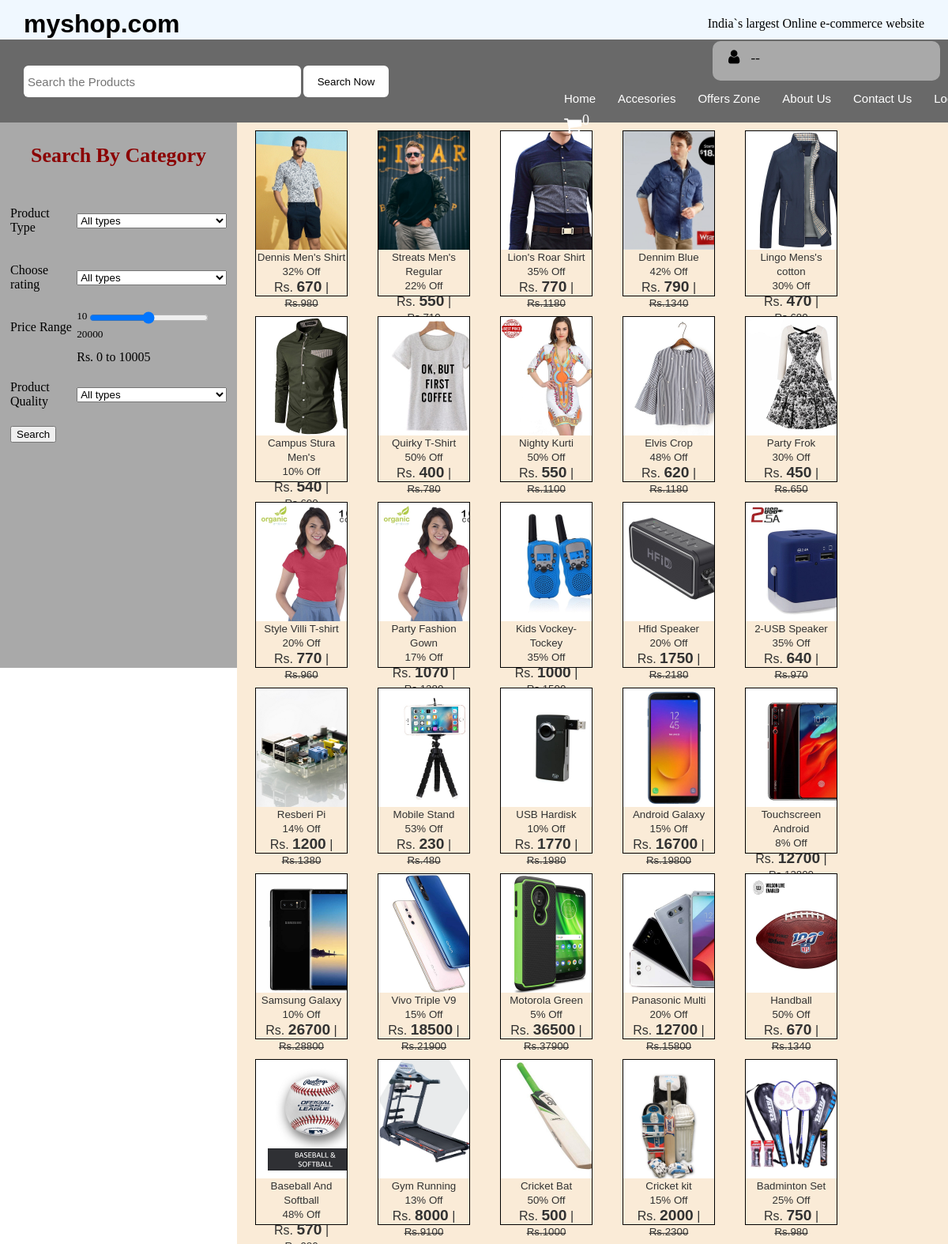
The page / (upper part) on the database its author committed.
### tables this page shows
CREATE TABLE `productinfo` (
  `pid` varchar(10) NOT NULL,
  `pname` varchar(100) NOT NULL,
  `pmrp` float NOT NULL,
  `pprice` float NOT NULL,
  `psave` float NOT NULL,
  `off` int(5) NOT NULL,
  `pavailable` varchar(50) NOT NULL,
  `pla` varchar(300) NOT NULL,
  `plb` varchar(300) NOT NULL,
  `plc` varchar(300) NOT NULL,
  `pld` varchar(300) NOT NULL,
  `ple` varchar(300) NOT NULL,
  `pdesc` varchar(1000) NOT NULL,
  `pimgadd` varchar(50) NOT NULL
);

### index.php (the view, shortened to what this page needs)
<?php
if(!isset($_SESSION['emailadd']))
{
    $mysession= " Empty";
}
else
{
    $mysession = $_SESSION['emailadd'];
}
    $mysession = $mysession;
    $db = mysqli_connect("localhost", "root", "", "myshopdb");
    $sql = "SELECT * FROM logininfo WHERE emailadd='$mysession'";
    $records = mysqli_query($db, $sql);
    $details = mysqli_fetch_assoc($records);
?>
<!DOCTYPE html>
<html>
<head>
<link rel="stylesheet" href="css.css">
<link rel="stylesheet" href="css2.css">
<link rel="stylesheet" href="https://cdnjs.cloudflare.com/ajax/libs/font-awesome/4.7.0/css/font-awesome.min.css">
</head>
<body>
<div id="outer-box">
<header>
<h1 id="brand-name">myshop.com</h1>
<p id="tag-lines">India`s largest Online e-commerce website</p>
</header>
<div id="white-space-header"></div>
<nav>
<div id="left-nav">
    <form method="post" action="search.php">
<input type="search" name="searchval" id="search-box" placeholder="Search the Products"/>
<input type="submit" name="search" value="Search Now" id="search-btn"/>
    </form>
</div>
<div id="right-nav">
<div id="right-nav-upper1">
    <i class="fa fa-user" style="font-size:20px; margin-right:10px; margin-left:10px;"></i>
    <?php echo $details['uname']; ?> -- <?php echo $details['emailadd']; ?>
</div>
<div id="menu">
 <ul>
    <li><a href="index.php">Home</a></li>
    <li><a href="access.php">Accesories</a></li>
    <li><a href="offer.php">Offers Zone</a></li>
    <li><a href="about.php">About Us</a></li>
    <li><a href="fcontact.php">Contact Us</a></li>
    <li><a href="logout.php">Logout</a></li>
    <li><a href="cart.php"><i class="fa fa-shopping-cart" style="font-size:24px"><sup><span id="cartno">0</span></sup></i></a></li>
 </ul>
</div>
</div>
</nav>
<div id="white-space-nav"></div>
<div id="side-fix-div">
<div id="search-by-category-div">
<h1 id="search-by-category">Search By Category</h1>
</div>
<div id="search-by-category-div2">
<form method="post" action="searchcat.php">
<table width="100%" height="300px">
<tr>
<td><p id="product-type">Product Type</p></td>
<td id="tdtwo">
<select id="td2length" name="pcat">
<option value="All">All types</option>
</select>
</td>
</tr>
<tr>
<td><p id="rating">Choose rating</p></td>
<td id="tdtwo">
<select id="td2length" name="prating">
<option value="0">All types</option>
</select>
</td>
</tr>
<tr>
<td><p id="prange">Price Range</p></td>
<td id="tdtwo">
    <span><sup>10</sup></span><input type="range" name="prange" min="10" id="sliderval1" max="20000" oninput="slider();"><span><sup>20000</sup></span>
</td>
</tr>
<tr>
<td></td>
<td id="tdtwo"><span id="sliderval2"></span></td>
</tr>
<tr>
<td><p id="product-type">Product Quality</p></td>
<td id="tdtwo">
<select id="td2length" name="pquality">
<option value="All">All types</option>
</select>
</td>
</tr>
<tr>
<tr>
<td colspan="2"><input type="submit" value="Search" name="searchcat"></td>
</tr>
</table>
</form>
</div>
</div>
<div id="side-right-div">
<div id="side-right-div-border">
    <?php
        $db = mysqli_connect("localhost", "root", "", "myshopdb");
        $sql = "SELECT * FROM productinfo";
        $records = mysqli_query($db, $sql);
     while($row = $records->fetch_assoc())
             {
        echo " <a href='productinfo.php?id=".$row['pid']." '><div id='all-size'>
                <div id='all-img' style='background:url(images/".$row['pimgadd']."); background-size:cover;' ></div>
                <span><center><small>".$row["pname"]. "<br>" .$row["off"]. "% Off </small>
                <br> Rs. <b><big>" .$row["pprice"]. "</big></b> | <strike><small>Rs." .$row["pmrp"]. "</small></strike><center></span>
               </div></a>
        ";
     }
        ?>
</div>
</div>
</div>
</body>
</html>

### css.css (style rules this page uses)
* { box-sizing: border-box; }
body { margin: 0px; padding: 0px; }
a { color:#323232; text-decoration:none; font-family:sans-serif; }
#outer-box { width: 100%; height: 700px; }
header { width:100%; height:50px; box-sizing:border-box; background-color: aliceblue; padding:5px; position: fixed; }
#white-space-header { width:100%; height:50px; box-sizing:border-box; padding:5px; }
#brand-name { float:left; padding:0; margin:0; font-family:sans-serif; margin-top:7px; margin-left:25px; }
#tag-lines { float:right; font-family:calibri; margin-right:25px; }
nav { width:100%; height:105px; z-index: 1; position: fixed; box-sizing:border-box; background-color: dimgrey; }
#left-nav { width:50%; height:105px; float: left; z-index: 1; box-sizing:border-box; background-color: dimgrey; padding:30px; }
#cartno { margin: 0px; padding: 0px; font-size: 90%; }
#right-nav { width:50%; height:105px; z-index: 1; float: left; box-sizing:border-box; background-color: dimgrey; }
#white-space-nav { width:100%; height:105px; box-sizing:border-box; padding:5px; }
#search-box { width:65%; height:40px; border-style:none; box-sizing:border-box; float:left; border-radius: 6px; padding:5px; font-size:15px; margin-top:3px; }
#search-btn { border-style:none; height:40px; width:20%; box-sizing:border-box; float:left; border-radius: 6px; margin-left:3px; background-color:white; margin-top:3px; }
#menu { width:100%; height:45px; margin-left:15%; float: left; }
#menu ul { display:block; list-style:none; padding:9px 0 0 10px; margin:0px; }
#menu ul li a { height:30px; display:block; padding:0px 10px 0 10px; margin:0 4px 0 4px; float:left; text-align:center; color:#fff; font-size:15px; line-height:27px; }
#menu ul li { display:inline block; padding:0px; margin:0px; height:27px; }
#side-fix-div { width: 25%; height: 690px; position: fixed; padding: 10px; float: left; background-color: darkgrey; }
#search-by-category-div { width: 100%; height: 60px; font-size: 13px; font-weight: bold; font-family: cursive; }
#search-by-category-div2 { width: 100%; height: 300px; }
#search-by-category { text-align: center; color: darkred; }
#side-right-div { width: 75%; height: auto; float: right; background-color: antiquewhite; }
#all-size { width: 13%; height: 210px; margin: 10px; margin-left: 23px; margin-right: 15px; margin-bottom: 15px; float: left; border-width: 1px; border-color: black; padding: 0px; border-style: solid; }
#all-img { width: 100%; height: 150px; }

### css2.css (style rules this page uses)
* { box-sizing: border-box; }
body { margin: 0px; padding: 0px; }
a { color:#323232; text-decoration:none; font-family:sans-serif; }
#outer-box { width: 100%; height: 700px; }
header { width:100%; height:50px; box-sizing:border-box; background-color: aliceblue; padding:5px; position: fixed; }
#white-space-header { width:100%; height:50px; box-sizing:border-box; padding:5px; }
#brand-name { float:left; padding:0; margin:0; font-family:sans-serif; margin-top:7px; margin-left:25px; }
#tag-lines { float:right; font-family:calibri; margin-right:25px; }
nav { width:100%; height:105px; z-index: 1; position: fixed; box-sizing:border-box; background-color: dimgrey; }
#left-nav { width:50%; height:105px; float: left; z-index: 1; box-sizing:border-box; background-color: dimgrey; padding:30px; }
#right-nav { width:50%; height:105px; z-index: 1; float: left; box-sizing:border-box; background-color: dimgrey; }
#white-space-nav { width:100%; height:105px; box-sizing:border-box; padding:5px; }
#search-box { width:65%; height:40px; border-style:none; box-sizing:border-box; float:left; border-radius: 6px; padding:5px; font-size:15px; margin-top:3px; }
#search-btn { border-style:none; height:40px; width:20%; box-sizing:border-box; float:left; border-radius: 6px; margin-left:3px; background-color:white; margin-top:3px; }
#menu { width:100%; height:45px; margin-left:15%; float: left; }
#menu ul { display:block; list-style:none; padding:9px 0 0 10px; margin:0px; }
#menu ul li a { height:30px; display:block; padding:0px 10px 0 10px; margin:0 4px 0 4px; float:left; text-align:center; color:#fff; font-size:15px; line-height:27px; }
#menu ul li { display:inline; padding:0px; margin:0px; height:27px; }
#cartno { margin: 0px; margin-left: 2%; padding: 0px; font-size: 90%; }

### rows shown on the page
productinfo: pimgadd (picture), pname "Dennis Men's Shirt", off "32", pprice "670", pmrp "980"
productinfo: pimgadd (picture), pname "Streats Men's Regular", off "22", pprice "550"
productinfo: pimgadd (picture), pname "Lion's Roar Shirt", off "35", pprice "770", pmrp "1180"
productinfo: pimgadd (picture), pname "Dennim Blue", off "42", pprice "790", pmrp "1340"
productinfo: pimgadd (picture), pname "Lingo Mens's cotton", off "30", pprice "470"
productinfo: pimgadd (picture), pname "Campus Stura Men's", off "10", pprice "540"
productinfo: pimgadd (picture), pname "Quirky T-Shirt", off "50", pprice "400", pmrp "780"
productinfo: pimgadd (picture), pname "Nighty Kurti", off "50", pprice "550", pmrp "1100"
productinfo: pimgadd (picture), pname "Elvis Crop", off "48", pprice "620", pmrp "1180"
productinfo: pimgadd (picture), pname "Party Frok", off "30", pprice "450", pmrp "650"
productinfo: pimgadd (picture), pname "Style Villi T-shirt", off "20", pprice "770", pmrp "960"
productinfo: pimgadd (picture), pname "Party Fashion Gown", off "17", pprice "1070"
productinfo: pimgadd (picture), pname "Kids Vockey-Tockey", off "35", pprice "1000"
productinfo: pimgadd (picture), pname "Hfid Speaker", off "20", pprice "1750", pmrp "2180"
productinfo: pimgadd (picture), pname "2-USB Speaker", off "35", pprice "640", pmrp "970"
productinfo: pimgadd (picture), pname "Resberi Pi", off "14", pprice "1200", pmrp "1380"
productinfo: pimgadd (picture), pname "Mobile Stand", off "53", pprice "230", pmrp "480"
productinfo: pimgadd (picture), pname "USB Hardisk", off "10", pprice "1770", pmrp "1980"
productinfo: pimgadd (picture), pname "Android Galaxy", off "15", pprice "16700", pmrp "19800"
productinfo: pimgadd (picture), pname "Touchscreen Android", off "8", pprice "12700"
productinfo: pimgadd (picture), pname "Samsung Galaxy", off "10", pprice "26700", pmrp "28800"
productinfo: pimgadd (picture), pname "Vivo Triple V9", off "15", pprice "18500", pmrp "21900"
productinfo: pimgadd (picture), pname "Motorola Green", off "5", pprice "36500", pmrp "37900"
productinfo: pimgadd (picture), pname "Panasonic Multi", off "20", pprice "12700", pmrp "15800"
productinfo: pimgadd (picture), pname "Handball", off "50", pprice "670", pmrp "1340"
productinfo: pimgadd (picture), pname "Baseball And Softball", off "48", pprice "570"
productinfo: pimgadd (picture), pname "Gym Running", off "13", pprice "8000", pmrp "9100"
productinfo: pimgadd (picture), pname "Cricket Bat", off "50", pprice "500", pmrp "1000"
productinfo: pimgadd (picture), pname "Cricket kit", off "15", pprice "2000", pmrp "2300"
productinfo: pimgadd (picture), pname "Badminton Set", off "25", pprice "750", pmrp "980"
